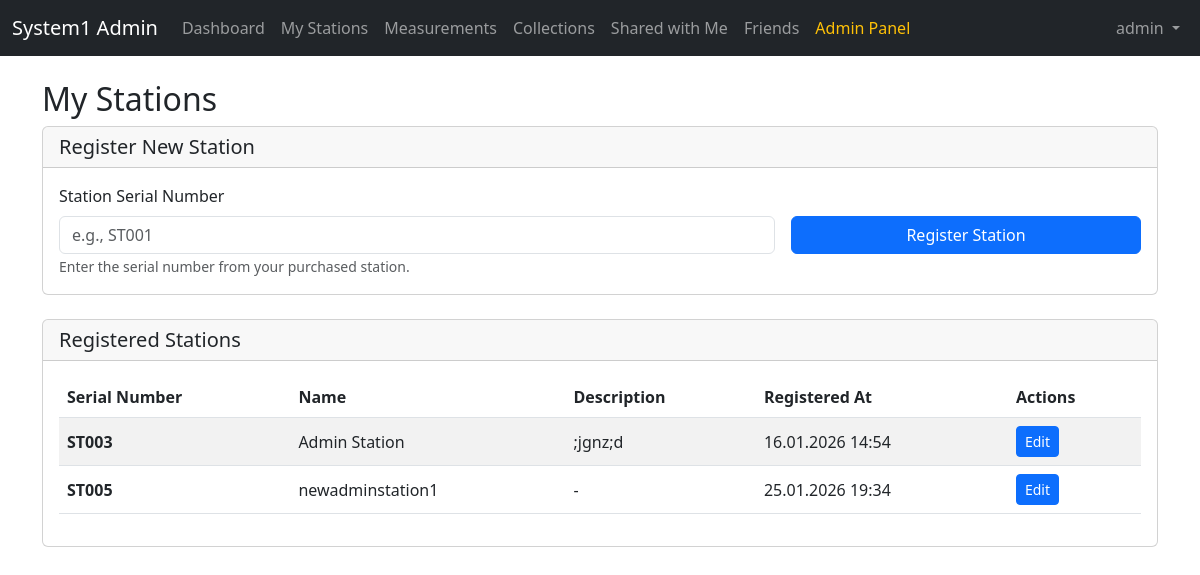
The page /user/stations.php (signed in) on the database its author committed.
### tables this page shows
CREATE TABLE `station` (
  `pk_serialNumber` varchar(50) NOT NULL,
  `name` varchar(100) DEFAULT NULL,
  `description` varchar(1000) DEFAULT NULL,
  `fk_createdBy` varchar(50) DEFAULT NULL,
  `fk_registeredBy` varchar(50) DEFAULT NULL,
  `createdAt` datetime NOT NULL,
  `registeredAt` datetime DEFAULT NULL
);

### includes/functions.php (called while the page is built, shortened)
<?php
function formatDateTime($datetime) {
    $dt = new DateTime($datetime);
    return $dt->format('d.m.Y H:i');
}
function e($string) {
    return htmlspecialchars($string, ENT_QUOTES, 'UTF-8');
}
?>

### user/stations.php (the view, shortened to what this page needs)
<?php
require_once '../config/database.php';
require_once '../includes/functions.php';
$stmt = mysqli_prepare(
    $conn,
    "SELECT pk_serialNumber, name, description, createdAt, registeredAt
     FROM station
     WHERE fk_registeredBy = ?
     ORDER BY name, pk_serialNumber"
);
mysqli_stmt_bind_param($stmt, "s", $_SESSION['username']);
mysqli_stmt_execute($stmt);
$stations = mysqli_stmt_get_result($stmt);
require_once '../includes/header.php';
?>
<div class="row">
    <div class="col-12">
        <h2>My Stations</h2>
        <div class="card mb-4">
            <div class="card-header">
                <h5 class="mb-0">Register New Station</h5>
            </div>
            <div class="card-body">
                <form method="POST" action="/api/stations.php" class="row g-3">
                    <div class="col-md-8">
                        <label for="serial_number" class="form-label">Station Serial Number</label>
                        <input type="text" class="form-control" id="serial_number" name="serial_number"
                               placeholder="e.g., ST001" required>
                        <small class="text-muted">Enter the serial number from your purchased station.</small>
                    </div>
                    <div class="col-md-4">
                        <label class="form-label">&nbsp;</label>
                        <button type="submit" class="btn btn-primary w-100">
                            Register Station
                        </button>
                    </div>
                </form>
            </div>
        </div>
        <div class="card">
            <div class="card-header">
                <h5 class="mb-0">Registered Stations</h5>
            </div>
            <div class="card-body">
                <?php if (mysqli_num_rows($stations) === 0): ?>
                    <p class="text-muted">You have no registered stations yet. Register one using the form above.</p>
                <?php else: ?>
                    <div class="table-responsive">
                        <table class="table table-striped align-middle">
                            <thead>
                                <tr>
                                    <th>Serial Number</th>
                                    <th>Name</th>
                                    <th>Description</th>
                                    <th>Registered At</th>
                                    <th>Actions</th>
                                </tr>
                            </thead>
                            <tbody>
                                <?php mysqli_data_seek($stations, 0); ?>
                                <?php while ($st = mysqli_fetch_assoc($stations)): ?>
                                    <tr>
                                        <td><strong><?php echo e($st['pk_serialNumber']); ?></strong></td>
                                        <td><?php echo e($st['name'] ?: '-'); ?></td>
                                        <td><?php echo e(substr($st['description'] ?: '-', 0, 50)); ?></td>
                                        <td><?php echo formatDateTime($st['registeredAt']); ?></td>
                                        <td class="table-actions">
                                            <button class="btn btn-sm btn-primary"
                                                    data-bs-toggle="modal"
                                                    data-bs-target="#editStation_<?php echo e($st['pk_serialNumber']); ?>">
                                                Edit
                                            </button>
                                        </td>
                                    </tr>
                                <?php endwhile; ?>
                            </tbody>
                        </table>
                    </div>
                <?php endif; ?>
            </div>
        </div>
    </div>
</div>
<?php require_once '../includes/footer.php'; ?>

### assets/css/style.css (style rules this page uses)
body { min-height: 100vh; display: flex; flex-direction: column; }
.table-actions { white-space: nowrap; }
.table-actions .btn { margin-right: 5px; }

### rows shown on the page
station: pk_serialNumber "ST003", name "Admin Station", description ";jgnz;d", registeredAt "16.01.2026 14:54"
station: pk_serialNumber "ST005", name "newadminstation1", description "-", registeredAt "25.01.2026 19:34"

### other values the page prints
$_SESSION['full_name'] "System1 Admin"
$_SESSION['username'] "admin"
